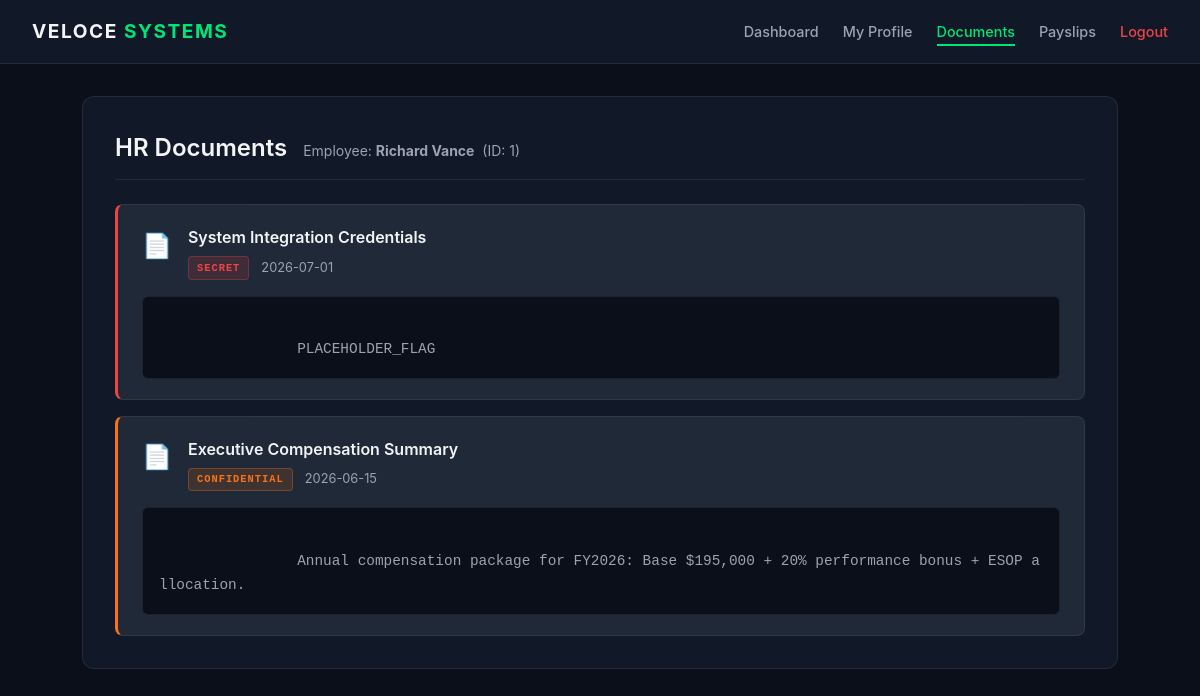
/documents.php (signed in), run on the app's committed database.
### tables this page shows
CREATE TABLE employees (
    id          INT AUTO_INCREMENT PRIMARY KEY,
    username    VARCHAR(50)  UNIQUE NOT NULL,
    password    VARCHAR(255) NOT NULL,
    full_name   VARCHAR(100) NOT NULL,
    department  VARCHAR(100) NOT NULL,
    job_title   VARCHAR(100) NOT NULL,
    email       VARCHAR(100) NOT NULL,
    salary      DECIMAL(10,2) NOT NULL,
    phone       VARCHAR(30)  NOT NULL DEFAULT 'N/A',
    hire_date   DATE         NOT NULL,
    role        ENUM('Employee','Manager','Administrator') DEFAULT 'Employee'
);

CREATE TABLE documents (
    id              INT AUTO_INCREMENT PRIMARY KEY,
    employee_id     INT NOT NULL,
    title           VARCHAR(200) NOT NULL,
    content         TEXT NOT NULL,
    classification  ENUM('Public','Internal','Confidential','Secret') DEFAULT 'Internal',
    created_at      DATE NOT NULL
);

### src/documents.php (the view, shortened to what this page needs)
<?php
require_once 'config.php';
$current_emp = $_SESSION['employee'];
$requested_id = isset($_GET['id']) ? intval($_GET['id']) : $current_emp['id'];
$stmt = $conn->prepare("SELECT full_name, role FROM employees WHERE id = ?");
$stmt->bind_param('i', $requested_id);
$stmt->execute();
$owner_result = $stmt->get_result();
$owner = $owner_result ? $owner_result->fetch_assoc() : null;
$stmt2 = $conn->prepare("SELECT * FROM documents WHERE employee_id = ? ORDER BY created_at DESC");
$stmt2->bind_param('i', $requested_id);
$stmt2->execute();
$docs_result = $stmt2->get_result();
$documents = [];
while ($row = $docs_result->fetch_assoc()) {
    $documents[] = $row;
}
?>
<!DOCTYPE html>
<html lang="en">
<head>
  <link rel="stylesheet" href="css/style.css">
</head>
<body>
  <nav class="navbar">
    <div class="nav-brand">Veloce <span>Systems</span></div>
    <ul class="nav-menu">
      <li><a href="dashboard.php" class="nav-link">Dashboard</a></li>
      <li><a href="profile.php?id=<?php echo $current_emp['id']; ?>" class="nav-link">My Profile</a></li>
      <li><a href="documents.php?id=<?php echo $current_emp['id']; ?>" class="nav-link active">Documents</a></li>
      <li><a href="payslips.php?id=<?php echo $current_emp['id']; ?>" class="nav-link">Payslips</a></li>
      <li><a href="logout.php" class="nav-link logout-link">Logout</a></li>
    </ul>
  </nav>
  <main class="container">
    <div class="panel">
      <div class="panel-header">
        <h2>HR Documents</h2>
        <?php if ($owner): ?>
          <span class="panel-sub">
            Employee: <strong><?php echo htmlspecialchars($owner['full_name']); ?></strong>
            &nbsp;(ID: <?php echo $requested_id; ?>)
          </span>
        <?php endif; ?>
      </div>
      <?php if (empty($documents)): ?>
        <div class="empty-state">
          <div class="empty-icon">📁</div>
          <h3>No Documents</h3>
          <p>No documents found for this employee record.</p>
        </div>
      <?php else: ?>
        <div class="doc-list">
          <?php foreach ($documents as $doc): ?>
            <div class="doc-card <?php echo strtolower($doc['classification']); ?>">
              <div class="doc-header">
                <div class="doc-icon">📄</div>
                <div class="doc-meta">
                  <div class="doc-title"><?php echo htmlspecialchars($doc['title']); ?></div>
                  <div class="doc-info">
                    <span class="classification-badge classif-<?php echo strtolower($doc['classification']); ?>">
                      <?php echo htmlspecialchars($doc['classification']); ?>
                    </span>
                    <span class="doc-date"><?php echo htmlspecialchars($doc['created_at']); ?></span>
                  </div>
                </div>
              </div>
              <div class="doc-content">
                <?php echo nl2br(htmlspecialchars($doc['content'])); ?>
              </div>
            </div>
          <?php endforeach; ?>
        </div>
      <?php endif; ?>
    </div>
  </main>
</body>
</html>

### src/css/style.css (style rules this page uses)
:root { --bg-primary: #0b0f19; --bg-secondary: #111827; --bg-tertiary: #1f2937; --text-primary: #f3f4f6; --text-secondary: #9ca3af; --accent: #00e676; --accent-hover: #00c853; --border: rgba(255, 255, 255, 0.08); --error: #ef4444; --secret-color: #ef4444; --confidential-color: #f97316; --internal-color: #facc15; --public-color: #00e676; }
*, *::before, *::after { box-sizing: border-box; margin: 0; padding: 0; }
body { font-family: -apple-system, BlinkMacSystemFont, "Segoe UI", Roboto, Helvetica, Arial, sans-serif; background-color: var(--bg-primary); color: var(--text-primary); line-height: 1.6; min-height: 100vh; }
a { text-decoration: none; color: inherit; }
.container { max-width: 1100px; margin: 0 auto; padding: 2rem; }
.navbar { display: flex; justify-content: space-between; align-items: center; background-color: var(--bg-secondary); border-bottom: 1px solid var(--border); padding: 1rem 2rem; position: sticky; top: 0; z-index: 100; }
.nav-brand { font-size: 1.2rem; font-weight: 700; letter-spacing: 1.5px; text-transform: uppercase; }
.nav-brand span { color: var(--accent); }
.nav-menu { display: flex; list-style: none; gap: 1.5rem; align-items: center; }
.nav-link { color: var(--text-secondary); font-size: 0.9rem; font-weight: 500; transition: color 0.2s; padding: 0.25rem 0; border-bottom: 2px solid transparent; }
.nav-link:hover, .nav-link.active { color: var(--accent); border-bottom-color: var(--accent); }
.logout-link { color: #ef4444 !important; border-bottom-color: transparent !important; }
.panel { background-color: var(--bg-secondary); border: 1px solid var(--border); border-radius: 12px; padding: 2rem; margin-bottom: 2rem; }
.panel h2, .panel h3 { font-weight: 600; padding-bottom: 0.75rem; margin-bottom: 1.5rem; border-bottom: 1px solid var(--border); }
.panel-header { display: flex; align-items: baseline; gap: 1rem; padding-bottom: 0.75rem; margin-bottom: 1.5rem; border-bottom: 1px solid var(--border); }
.panel-header h2 { margin-bottom: 0; padding-bottom: 0; border-bottom: none; }
.panel-sub { color: var(--text-secondary); font-size: 0.875rem; }
.doc-list { display: flex; flex-direction: column; gap: 1rem; }
.doc-card { background-color: var(--bg-tertiary); border: 1px solid var(--border); border-radius: 8px; padding: 1.25rem 1.5rem; transition: border-color 0.2s; }
.doc-card.secret { border-left: 3px solid var(--secret-color); }
.doc-card.confidential { border-left: 3px solid var(--confidential-color); }
.doc-header { display: flex; align-items: flex-start; gap: 1rem; margin-bottom: 1rem; }
.doc-icon { font-size: 1.5rem; margin-top: 0.1rem; }
.doc-title { font-size: 1rem; font-weight: 600; margin-bottom: 0.35rem; }
.doc-info { display: flex; align-items: center; gap: 0.75rem; }
.classification-badge { display: inline-block; padding: 0.15rem 0.5rem; border-radius: 4px; font-size: 0.65rem; font-weight: 700; font-family: monospace; letter-spacing: 1px; text-transform: uppercase; }
.classif-secret { background-color: rgba(239,68,68,0.15); color: #ef4444; border: 1px solid rgba(239,68,68,0.3); }
.classif-confidential { background-color: rgba(249,115,22,0.15); color: #f97316; border: 1px solid rgba(249,115,22,0.3); }
.doc-date { font-size: 0.8rem; color: var(--text-secondary); }
.doc-content { font-size: 0.9rem; color: var(--text-secondary); line-height: 1.7; background-color: var(--bg-primary); border-radius: 6px; padding: 1rem; border: 1px solid var(--border); font-family: monospace; white-space: pre-wrap; word-break: break-all; }

### data on the page
employees: full_name "Richard Vance"
documents: title "System Integration Credentials", classification "SECRET", created_at "2026-07-01", content "PLACEHOLDER_FLAG"
documents: title "Executive Compensation Summary", classification "CONFIDENTIAL", created_at "2026-06-15", content "Annual compensation package for FY2026: Base $195,000 + 20% performance bonus + ESOP allocation."

### other printed values
$requested_id "1"
